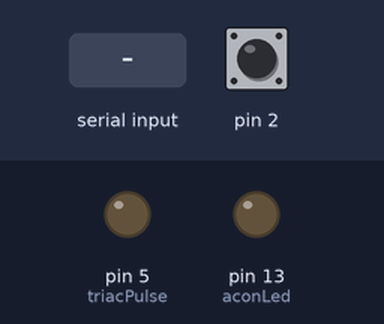
A sketch run on a simulated Arduino Uno, built with avr-gcc and run on an emulated ATmega328P. Shown: output pins drawn as LEDs (lit = HIGH). The test bench sets the inputs (shaded band); at power-on: pin 2 HIGH. What the sketch prints to the serial monitor is not drawn.

Above: at 1.2 s.
1.3 s: "1" received over Serial
At 1.6 s:
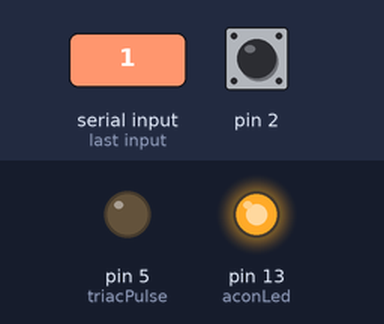
2.8 s: pin 2 pulled LOW for 0.15 s
At 3.9 s:
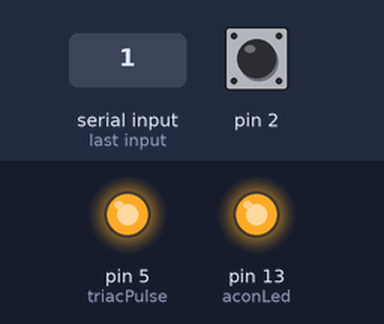
Timing chart, 0 to 5.8 s (numbered marks = the images above; inputs shaded):
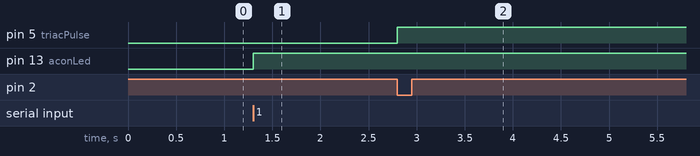

The sketch:

TriacGatePulse_Android.ino
```cpp
//Zero Crossing Detection
#define triacPulse 5
#define aconLed 13

int val=0;
char v=25, set=0,ctr=0;

void setup()  {
   pinMode(2, INPUT);
   digitalWrite(2, HIGH); // pull up
   pinMode(triacPulse, OUTPUT);
   pinMode(aconLed, OUTPUT);
   digitalWrite(aconLed, LOW);
   Serial.begin(9600);
  }

 void loop() {
    // enable power
    if(Serial.available()>0){

      set=63-(Serial.read()%63);

      Serial.write(set);
      if(set>=0){
        // LED indicator on
        digitalWrite(aconLed, HIGH);

        Serial.print("\t: ");
        Serial.print((int)set);
        Serial.print("\t");
        Serial.print((int)set,HEX);
        Serial.print("\t");
        Serial.print((int)set,BIN);
        Serial.println(" ");
        ctr=0;
      }
      else{
        // LED indicator off
        digitalWrite(aconLed, LOW);
      }
    }
    if(set == v){
      ctr=0;
    }
    else if(ctr<10 && set!=v){
      if(set>v){
        v++;
        val=10000*((double)v/63);
        Serial.println(val);
      }
      else if(set>v){
        v--;
        val=10000*((double)v/63);
        Serial.println(val);
      }
    }
    attachInterrupt(digitalPinToInterrupt(2), acon, CHANGE);
  }

void acon()
   {
    // delay val uSec on output pulse to turn on triac
    digitalWrite(triacPulse, LOW);
    delayMicroseconds(val); // read AD1
    digitalWrite(triacPulse, HIGH);
    ctr = (ctr>=10 &&  set!=v)?0:(ctr+1);
   }
```

Measured:
- after the input at 1.3 s, pin 13 (aconLed): LOW → HIGH at once
- after the input at 2.8 s, pin 5 (triacPulse): LOW → HIGH at once
